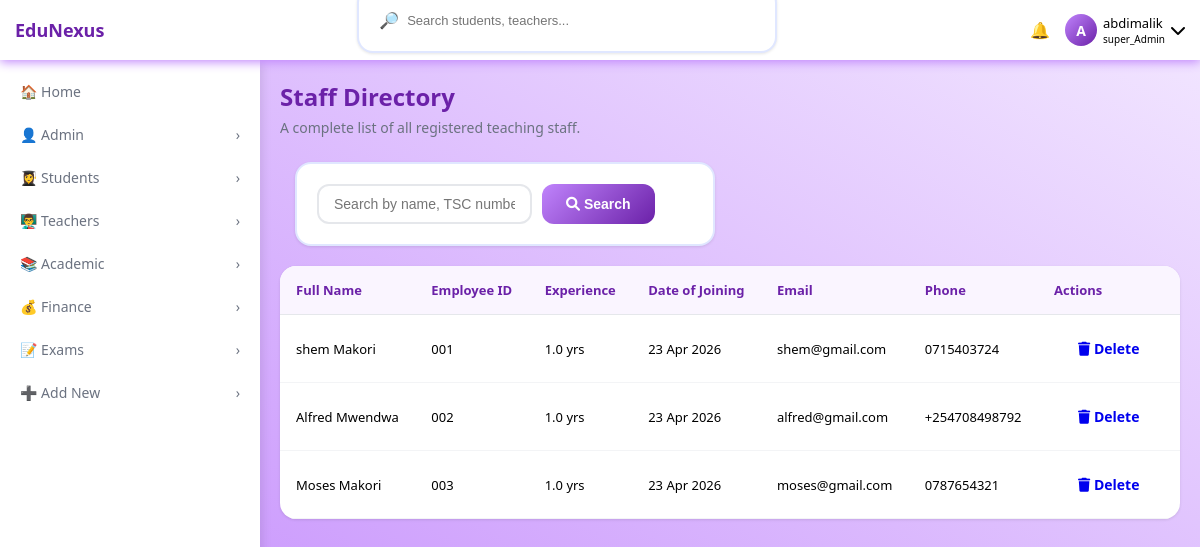
Screenshot of /teachers/ (signed in) with the database file from the repository.
### accounts/models.py (models this page shows, shortened)
class User(AbstractUser):
    ROLE_CHOICES=(
        ('SUPER_ADMIN','super_Admin'),
        ('ADMIN','admin'),
        ('TEACHER','teacher'),
        ('STUDENT','student'),
        ('PARENT','parent')
    )
    objects=UserManager()
    role=models.CharField(max_length=20,choices=ROLE_CHOICES,default='STUDENT')
    is_approved= models.BooleanField(default=False)
    phone_number=models.CharField(max_length=15,unique=True,null=True,blank=True)

### academic/models.py (models this page shows, shortened)
class Teacher(models.Model):
    user = models.OneToOneField(
        settings.AUTH_USER_MODEL,
        on_delete=models.CASCADE,
        related_name='academic_teacher',
        null=True,
        blank=True,
    )
    name=models.CharField(max_length=200)
    tsc_number = models.CharField(max_length=50, unique=True)
    phone = models.CharField(max_length=15)
    address = models.TextField(blank=True, null=True)
    experience = models.DecimalField(max_digits=4, decimal_places=1, blank=True, null=True)
    qualification = models.CharField(max_length=100, blank=True, null=True)
    date_of_joining = models.DateField(blank=True, null=True)

### academic/views.py (the view, shortened to what this page needs)
# urls.py: path('teachers/',views.teacher_list,name='teacher_list'),
@login_required
def teacher_list(request):
    user = request.user
    search_query = request.GET.get('search', '')
    if user.role in ['SUPER_ADMIN', 'ADMIN']:
        teachers = Teacher.objects.all().select_related('user')
    elif user.role == 'TEACHER':
        teachers = Teacher.objects.filter(user=user).select_related('user')
    else:
        teachers = Teacher.objects.none()
    return render(request, 'academic/teacher_list.html', {
        'teachers': teachers,
        'search_query': search_query,
    })

### academic/templates/academic/teacher_list.html (shortened to what this page needs)
{% extends 'base.html' %}
{% load static %}
{% block content %}
<div class="dashboard-header">
    <h1>Staff Directory</h1>
    <p>A complete list of all registered teaching staff.</p>
</div>
<div class="search-bar">
    <form method="GET" class="search-form">
        <input type="text" name="search" placeholder="Search by name, TSC number, or email..."
               value="{{ search_query }}">
        <button type="submit" class="btn btn-primary">
            <i class="fas fa-search"></i> Search
        </button>
    </form>
</div>
<div class="data-table-container">
    <div class="table-responsive">
        <table class="data-table">
            <thead>
                <tr>
                    <th>Full Name</th>
                    <th>Employee ID</th>
                    <th>Experience</th>
                    <th>Date of Joining</th>
                    <th>Email</th>
                    <th>Phone</th>
                    <th>Actions</th>
                </tr>
            </thead>
            <tbody>
                {% for teacher in teachers %}
                <tr>
                    <td>{{ teacher.name }}</td>
                    <td>{{ teacher.tsc_number }}</td>
                    <td>
                        {% if teacher.experience %}
                            {{ teacher.experience }} yrs
                        {% else %}
                            <span class="text-muted">-</span>
                        {% endif %}
                    </td>
                    <td>
                        {% if teacher.date_of_joining %}
                            {{ teacher.date_of_joining|date:"d M Y" }}
                        {% else %}
                            <span class="text-muted">-</span>
                        {% endif %}
                    </td>
                    <td>{{ teacher.user.email }}</td>
                    <td>{{ teacher.phone|default:"-" }}</td>
                    <td>
                        {% if request.user.role == 'SUPER_ADMIN' %}
                        <a href="{% url 'delete_teacher' teacher.id %}"
                           onclick="return confirm('Delete {{ teacher.name }}? This cannot be undone!')"
                           class="btn btn-danger btn-sm">
                            <i class="fas fa-trash"></i> Delete
                        </a>
                        {% endif %}
                    </td>
                </tr>
                {% endfor %}
            </tbody>
        </table>
    </div>
</div>
{% endblock %}

### templates/base.html (shortened to what this page needs)
{% load static %}
<!DOCTYPE html>
<html lang="en">
<head>
    <link rel="stylesheet" href="{% static 'css/style.css' %}">
    <link rel="stylesheet" href="https://cdnjs.cloudflare.com/ajax/libs/font-awesome/6.0.0-beta3/css/all.min.css">
</head>
<body>
    <nav class="top-nav">
        <div class="nav-left">
            <div class="logo">EduNexus</div>
        </div>
        <div class="search-bar">
            <span>🔎</span>
            <input type="text" id="globalSearch" placeholder="Search students, teachers...">
        </div>
        <div class="nav-right">
            <div class="notification-badge" id="notificationBell">
                <span>🔔</span>
            </div>
            <div>
                <div class="user-info" id="userInfoBtn">
                    <div class="avatar-circle">
                        {{ request.user.first_name|first|default:request.user.username|first|upper }}
                    </div>
                    <div>
                        <div class="user-name">{{ request.user.first_name|default:request.user.username }}</div>
                        <div class="user-role">{{ request.user.get_role_display }}</div>
                    </div>
                    <i class="fas fa-chevron-down"></i>
                </div>
            </div>
        </div>
    </nav>
    <aside class="sidebar" id="sidebar">
        <ul>
            {% if request.user.role != 'STUDENT' and request.user.role != 'PARENT' %}
            <li class="menu-item {% if request.resolver_match.url_name == 'dashboard' %}active{% endif %}" data-url="{% url 'dashboard' %}">
                <span class="menu-text">🏠 Home</span>
            </li>
            {% endif %}
           {% if request.user.role == 'SUPER_ADMIN' or request.user.role == 'ADMIN' %}
            <li class="menu-item has-dropdown">
                <span class="menu-text">👤 Admin</span>
                <span class="arrow">›</span>
            </li>
            {% endif %}
            <li class="menu-item has-dropdown">
                <span class="menu-text">👩‍🎓 Students</span>
                <span class="arrow">›</span>
            </li>
            {% if request.user.role != 'PARENT' and request.user.role != 'STUDENT' %}
            <li class="menu-item has-dropdown">
                <span class="menu-text">👨‍🏫 Teachers</span>
                <span class="arrow">›</span>
            </li>
            {% endif %}
            <li class="menu-item has-dropdown">
                <span class="menu-text">📚 Academic</span>
                <span class="arrow">›</span>
            </li>
            {% if request.user.role != 'TEACHER' %}
            <li class="menu-item has-dropdown">
                <span class="menu-text">💰 Finance</span>
                <span class="arrow">›</span>
            </li>
            {% endif %}
            <li class="menu-item has-dropdown">
                <span class="menu-text">📝 Exams</span>
                <span class="arrow">›</span>
            </li>
            {% if request.user.role == 'SUPER_ADMIN' %}
            <li class="menu-item has-dropdown">
                <span class="menu-text">➕ Add New</span>
                <span class="arrow">›</span>
            </li>
            {% endif %}
        </ul>
    </aside>
    <main class="main-content">
        {% block content %}
        {% endblock %}
    </main>
</body>
</html>

### rows the page displays
User: user.first_name|first "A", user.first_name "abdimalik", user.role "super_Admin"
Teacher: name "shem Makori", tsc_number "001", experience "1.0", date_of_joining "23 Apr 2026", user.email "shem@gmail.com", phone "0715403724"
Teacher: name "Alfred Mwendwa", tsc_number "002", experience "1.0", date_of_joining "23 Apr 2026", user.email "alfred@gmail.com", phone "+254708498792"
Teacher: name "Moses Makori", tsc_number "003", experience "1.0", date_of_joining "23 Apr 2026", user.email "moses@gmail.com", phone "0787654321"
